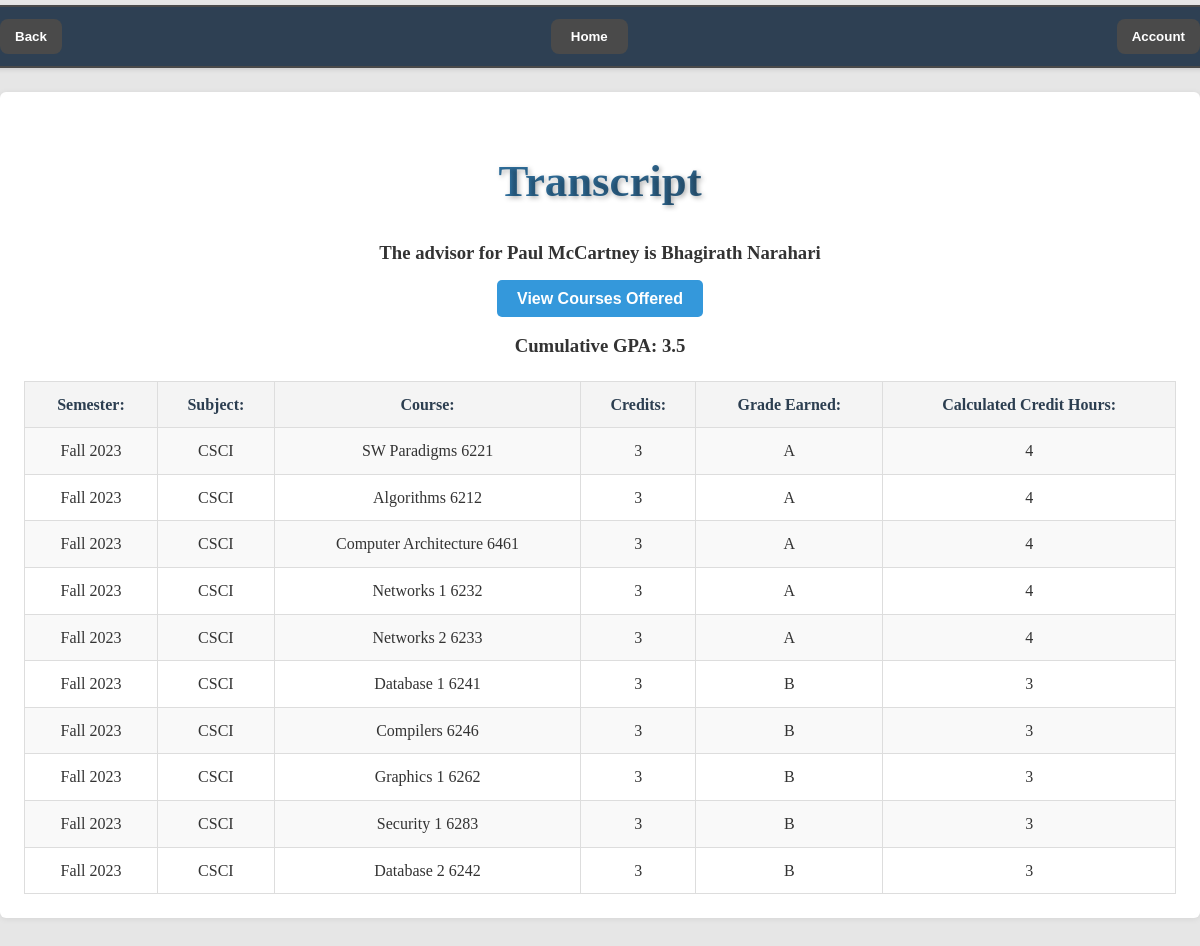
Page /transcript/55555555 (signed in) on the committed database.
### tables this page shows
CREATE TABLE transcript (
    id INTEGER PRIMARY KEY AUTOINCREMENT,
    student_uid CHAR(8) NOT NULL,
    crn INTEGER NOT NULL,
    semester VARCHAR(20) NOT NULL,
    grade VARCHAR(2),
    grade_edited BOOLEAN DEFAULT FALSE,
    FOREIGN KEY (student_uid) REFERENCES grad_student(uid),
    FOREIGN KEY (crn) REFERENCES courses(crn),
    UNIQUE(student_uid, crn, semester)
);

CREATE TABLE department (
    d_num INTEGER PRIMARY KEY,
    d_name VARCHAR(50) UNIQUE NOT NULL
);

CREATE TABLE courses (
    crn INTEGER PRIMARY KEY,
    course_title VARCHAR(100) NOT NULL,
    d_num INTEGER NOT NULL,
    credits INTEGER NOT NULL,
    description TEXT,
    FOREIGN KEY (d_num) REFERENCES department(d_num)
);

### main.py (the view)
@app.route('/transcript/<int:uid>', methods=['GET'])
def transcript(uid):
    if 'uid' not in session:
        return redirect(url_for('login'))  # Redirect to login if not logged in
    logged_in_uid = session['uid']
    connection = sqlite3.connect("phase-2.db")
    connection.row_factory = sqlite3.Row
    cur = connection.cursor()
    cur.execute("SELECT user_type FROM users WHERE uid = ?", (logged_in_uid,))
    user = cur.fetchone()
    if not user:
        connection.close()
        return redirect(url_for('login'))  # Redirect if user not found
    role = user['user_type']
    if role == 2:
        is_student = True
    else:
        is_student = False
    if role == 6:
        is_alumni = True
    else:
        is_alumni = False
    if role == 3:
        is_faculty = True
    else:
        is_faculty = False
    if (is_student or is_alumni) and str(logged_in_uid) != str(uid):
        connection.close()
        return redirect(url_for('home'))
    if is_faculty:
        cur.execute("SELECT * FROM grad_student WHERE uid = ? AND advisor_uid = ?", (uid, logged_in_uid))
        student = cur.fetchone()
        if not student:
            connection.close()
            return redirect(url_for('home'))  # Redirect if the student is not assigned to the advisor
    cur.execute("""SELECT t.semester, c.course_title AS course_name, c.crn AS course_number, d.d_name AS dept,c.credits, t.grade FROM transcript t JOIN courses c ON t.crn  = c.crn
                JOIN department d ON c.d_num = d.d_num
                WHERE t.student_uid = ?
                ORDER BY t.semester""",(uid,))
    transcript = cur.fetchall()
    cumulativeGPA = calculateGPA(uid)
    if cumulativeGPA is not None:
        cur.execute("UPDATE grad_student SET gpa = ? WHERE uid = ?", (cumulativeGPA, uid))
        connection.commit()
    else:
        cur.execute("UPDATE grad_student SET gpa = 0.00 WHERE uid = ?", (uid,))
        connection.commit()
    cur.execute("SELECT first_name AS fname, last_name AS lname FROM users WHERE uid = ?", (uid,))
    student = cur.fetchone()
    if student:
        studentName = student['fname'] + " " + student['lname']
    else:
        studentName = "WHO IS THIS STUDENT"
    cur.execute("SELECT advisor_uid FROM grad_student WHERE uid = ?", (uid,))
    advisor_row = cur.fetchone()
    display = "N/A"
    if advisor_row is not None:
        advisorUID = advisor_row["advisor_UID"]
        if advisorUID:
            cur.execute("SELECT first_name AS fname, last_name AS lname FROM users WHERE uid = ?", (advisorUID,))
            advisorName = cur.fetchone()
            if advisorName:
                display = advisorName['fname'] + " " + advisorName['lname']
    else:
        advisorUID = None
    connection.close()
    return render_template("transcript.html",  uid= session['uid'], transcript = transcript, cumulativeGPA = cumulativeGPA, studentName=studentName, display=display)

### main.py (called while the page is built)
def calculateGPA(uid):
    connection = sqlite3.connect("phase-2.db")
    connection.row_factory = sqlite3.Row
    cur = connection.cursor()
    cur.execute("SELECT C.credits, T.grade FROM transcript T JOIN courses C ON T.crn = C.crn WHERE T.student_uid = ?",(uid,))
    transcript = cur.fetchall()
    connection.close()
    if not transcript:
        return None
    points = 0
    totalCredits = 0
    calculations = {'A': 4.0, 'A-': 3.7, 'B+': 3.4, 'B': 3.0, 'B-': 2.7, 'C+': 2.4, 'C': 2.0, 'C-': 1.7, 'D+': 1.4, 'D': 1.0, 'D-': 0.4, 'F': 0.0}
    for classes in transcript:
        grade = classes['grade']
        credits = classes['credits']
        if grade in calculations:
            points += calculations[grade] * credits
            totalCredits += credits
    if totalCredits == 0:
        return None
    return round(points / totalCredits, 2)

### templates/transcript.html (shortened to what this page needs)
<!DOCTYPE html>
<html lang="en">
<head>
    <link rel="stylesheet" href="/static/css/styles.css">
    <div class="navbar">
        <div class = "homeButton">
            <button onclick="location.href='/home'">Home</button>
        </div>
        <button onclick="window.location.href='{{ request.referrer }}'" class="back-button">Back</button>
        <div class="dropdown">
            <button type="button" onclick="toggleDropdown()">Account</button>
        </div>
    </div>
</head>
<body>
    <main class="student-home-container" style="text-align: center;">
    <h1> Transcript </h1>
    <h3>The advisor for {{ studentName }} is {{ display }}</h3>
    <a href="/course_schedule" class="primary-button">View Courses Offered</a>
    <table border="1">
        <tr>
          <th>Semester:</th>
          <th>Subject:</th>
          <th>Course:</th>
          <th>Credits:</th>
          <th>Grade Earned:</th>
          <th>Calculated Credit Hours:</th>
        </tr>
        {% if transcript %}
            {% for trans in transcript %}
            <tr>
            <td>{{ trans.semester }}</td>
            <td>{{ trans.dept }}</td>
            <td>{{ trans.course_name }} {{ trans.course_number }}</td>
            <td>{{ trans.credits  }}</td>
            <td>{{ trans.grade  }}</td>
            <td>
            {% if trans.grade == 'A' %}
            4
            {% elif trans.grade == 'A-' %}
            3.7
            {% elif trans.grade == 'B+' %}
            3.4
            {% elif trans.grade == 'B' %}
            3
            {% elif trans.grade == 'B-' %}
            2.7
            {% elif trans.grade == 'C+' %}
            2.4
            {% elif trans.grade == 'C' %}
            2
            {% elif trans.grade == 'C-' %}
            1.7
            {% elif trans.grade == 'D+' %}
            1.4
            {% elif trans.grade == 'D' %}
            1
            {% elif trans.grade == 'D-' %}
            0.7
            {% elif trans.grade == 'F' %}
            0
            {% else %}
            N/A
            {% endif %}
            </td>
            </tr>
            {% endfor %}
            {% if cumulative_gpa is not none %}
                <h3>Cumulative GPA: {{ cumulativeGPA }} </h3>
            {% else %}
                <h3>Cumulative GPA: N/A </h3>
            {% endif %}
        {% else %}
            <tr><td colspan="5">No transcript data available.</td></tr>
        {% endif %}
      </table>
      </main>
</body>
</html>

### static/css/styles.css (style rules this page uses)
body { font-family: 'Georgia', serif; background-color: #e6e6e6; color: #333; margin: 0; padding: 0; line-height: 1.6; padding-top: 60px; }
h1, h2 { font-family: 'Palatino Linotype', 'Book Antiqua', Palatino, serif; color: #2c3e50; text-align: center; margin-bottom: 20px; }
a { font-family: 'Arial', sans-serif; color: #3498db; text-decoration: none; transition: color 0.3s; }
.primary-button { background-color: #3498db; color: #ffffff; padding: 10px 20px; border: none; border-radius: 5px; font-size: 1rem; font-weight: bold; cursor: pointer; transition: background-color 0.3s, transform 0.2s; }
.navbar { position: fixed; top: 0; left: 50%; transform: translateX(-50%); width: 90%; z-index: 1000; display: flex; justify-content: space-between; align-items: center; background-color: rgba(176, 176, 176, 0.9); border: 2px solid #4a4a4a; padding: 15px 30px; box-shadow: 0 4px 10px rgba(0, 0, 0, 0.2); border-radius: 15px; margin-top: 5px; }
.navbar .homeButton { order: 2; margin: 0 auto; }
.navbar .homeButton button { background-color: #4a4a4a; color: #ffffff; padding: 10px 20px; border: none; border-radius: 8px; font-weight: bold; cursor: pointer; transition: background-color 0.3s, transform 0.2s; }
.navbar .back-button { order: 1; margin-right: auto; background-color: #4a4a4a; color: #ffffff; padding: 10px 15px; border: none; border-radius: 8px; font-weight: bold; cursor: pointer; transition: background-color 0.3s, transform 0.2s; }
.navbar .dropdown { order: 3; margin-left: auto; position: relative; }
.navbar .dropdown button { background-color: #4a4a4a; color: #ffffff; padding: 10px 15px; border: none; border-radius: 8px; font-weight: bold; cursor: pointer; transition: background-color 0.3s, transform 0.2s; }
.student-home-container { max-width: 1200px; margin: 80px auto; padding: 20px; background-color: #ffffff; border-radius: 10px; box-shadow: 0 4px 10px rgba(0, 0, 0, 0.1); position: relative; }
.student-home-container h1 { font-size: 2.8rem; color: #2c3e50; text-align: center; margin-bottom: 20px; font-weight: bold; text-shadow: 2px 2px 5px rgba(0, 0, 0, 0.3); background: linear-gradient(to right, #3498db, #2c3e50); -webkit-background-clip: text; -webkit-text-fill-color: transparent; }
.student-home-container table { width: 100%; border-collapse: collapse; margin-top: 20px; }
.student-home-container table th, .student-home-container table td { border: 1px solid #ddd; padding: 10px; text-align: center; }
.student-home-container table th { background-color: #f4f4f4; color: #2c3e50; font-weight: bold; }
.student-home-container table tr:nth-child(even) { background-color: #f9f9f9; }
.navbar { position: fixed; top: 0; width: 100%; background: #2E4053; padding: 0.75rem 1.5rem; display: flex; align-items: center; color: #fff; box-shadow: 0 2px 4px rgba(0,0,0,0.1); z-index: 1000; }
.navbar .dropdown { margin-left: auto; position: relative; }
.navbar { position: fixed; top: 0; width: 100%; background: #2E4053; padding: .75rem 1.5rem; display: flex; align-items: center; box-shadow: 0 2px 4px rgba(0,0,0,0.1); z-index: 1000; }
.student-home-container { max-width: 1200px; margin: 2rem auto; padding: 1.5rem; background: #fff; border-radius: 6px; box-shadow: 0 1px 6px rgba(0,0,0,0.08); }

### rows in the picture
transcript: shows "4"
transcript: shows "4"
transcript: shows "4"
transcript: shows "4"
transcript: shows "4"
transcript: shows "3"
transcript: shows "3"
transcript: shows "3"
transcript: shows "3"
transcript: shows "3"

### other values in the picture
{{ studentName }} "Paul McCartney"
{{ display }} "Bhagirath Narahari"
{{ cumulativeGPA }} "3.5"
